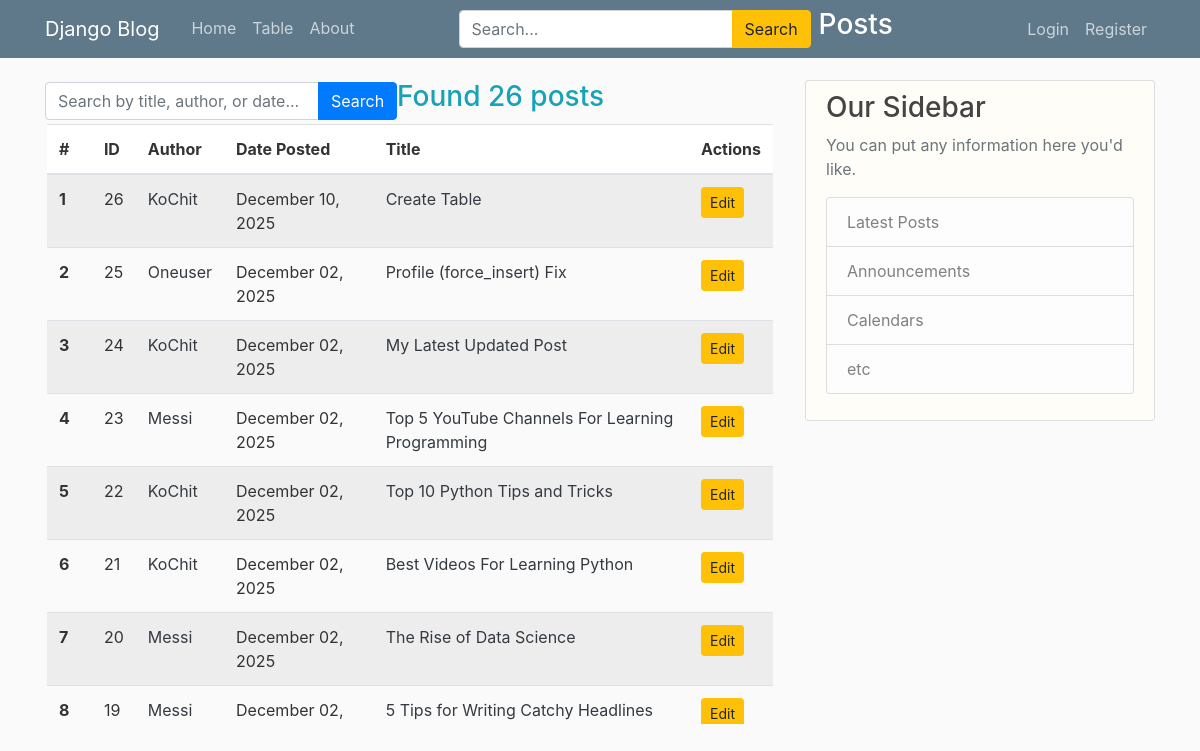
Screenshot of /table/ with the database file from the repository.
### blog/models.py (models this page shows)
class Post(models.Model):
    title = models.CharField(max_length=100)
    content = models.TextField()
    date_posted = models.DateTimeField(default=timezone.now)
    author = models.ForeignKey(User, on_delete=models.CASCADE)

### blog/views.py (the view, shortened to what this page needs)
# urls.py: path('table/', views.table, name='blog-table'),
def table(request):
    posts = Post.objects.all().order_by('-date_posted')
    search_query = request.GET.get('q')
    context = {
        'posts': posts,
        'search_query': search_query,
    }
    return render(request, 'blog/table.html', context)

### blog/templates/blog/table.html (shortened to what this page needs)
{% extends "blog/base.html" %}
{% block content %}
    <div class="mb-6">
        <form method="GET" action="{% url 'blog-table' %}" class="form-inline">
            <div class="input-group">
                <input type="text"
                       name="q"
                       class="form-control me-2"
                       placeholder="Search by title, author, or date..."
                       value="{{ search_query|default:'' }}">
                <div class="input-group-append">
                    <button type="submit" class="btn btn-primary">Search</button>
                </div>
            </div>
            <p class="h3 text-info">Found {{ posts.count }} posts</p>
        </form>
    </div>
    <div class="table-container ">
        <table class="table table-striped table-hover">
            <thead>
            <tr>
                <th scope="col">#</th>
                <th scope="col">ID</th>
                <th scope="col">Author</th>
                <th scope="col">Date Posted</th>
                <th scope="col">Title</th>
                <th scope="col">Actions</th>
            </tr>
            </thead>
            <tbody>
            {% for post in posts %}
                <tr>
                    <th scope="row">{{ forloop.counter }}</th>
                    <td>{{ post.id }}</td>
                    <td>
                        <a href="{% url 'user-posts' post.author.username %}" class="text-dark">
                            {{ post.author.username }}
                        </a>
                    </td>
                    <td>{{ post.date_posted|date:"F d, Y" }}</td>
                    <td>
                        <a href="{% url 'post-detail' post.id %}" class="text-dark">
                            {{ post.title }}
                        </a>
                    </td>
                    <td>
                        <a href="{% url 'post-update' post.id %}" class="btn btn-sm btn-warning">Edit</a>
                    </td>
                </tr>
                {% empty %}
                <tr>
                    <td colspan="5" class="text-center">No posts available.</td>
                </tr>
            {% endfor %}
            </tbody>
        </table>
    </div>
{% endblock %}

### blog/templates/blog/base.html (shortened to what this page needs)
{% load static %}
<!doctype html>
<html lang="en">
    <head>
        <link rel="stylesheet" href="https://maxcdn.bootstrapcdn.com/bootstrap/4.0.0/css/bootstrap.min.css"
>
        <link rel="stylesheet" type="text/css" href="{% static 'blog/main.css' %}">
    </head>
    <body>
        <header class="site-header">
            <nav class="navbar navbar-expand-xl navbar-dark bg-steel fixed-top">
                <div class="container">
                    <a class="navbar-brand mr-4" href="{% url 'blog-home' %}">Django Blog</a>
                    <div class="collapse navbar-collapse" id="navbarToggle">
                        <div class="navbar-nav mr-auto">
                            <a class="nav-item nav-link" href="{% url 'blog-home' %}">Home</a>
                            <a class="nav-item nav-link" href="{% url 'blog-table' %}">Table</a>
                            <a class="nav-item nav-link mr-5" href="{% url 'blog-about' %}">About</a>
                            <div class="">
                                <form method="GET" action="{% url 'blog-home' %}" class="form-inline">
                                    <div class="input-group mr-2 ml-5">
                                        <input type="text"
                                               name="q"
                                               class="form-control me-2"
                                               placeholder="Search..."
                                               value="{{ request.GET.q|default:'' }}">
                                        <div class="input-group-append">
                                            <button type="submit" class="btn btn-warning">Search</button>
                                        </div>
                                    </div>
                                    <p class="h3 text-white">{{ page_obj.paginator.count }} Posts</p>
                                </form>
                            </div>
                        </div>
                        <div class="navbar-nav">
                            {% if user.is_authenticated %}
                            <a class="nav-item nav-link" href="{% url 'post-create' %}">New Post</a>
                            <a class="nav-item nav-link" href="{% url 'profile' %}">Profile</a>
                            <form action="{% url 'logout' %}" method="POST" style="display:inline;">
                                {% csrf_token %}
                                <button type="submit" class="nav-item nav-link btn btn-link"
                                        style="padding:1; border:none;">
                                    Logout
                                </button>
                            </form>
                            {% else %}
                            <a class="nav-item nav-link" href="{% url 'login' %}">Login</a>
                            <a class="nav-item nav-link" href="{% url 'register' %}">Register</a>
                            {% endif %}
                        </div>
                    </div>
                </div>
            </nav>
        </header>
        <main role="main" class="container">
            <div class="row">
                <div class="col-md-8">
                    {% block content %}{% endblock %}
                </div>
                <div class="col-md-4">
                    <div class="content-section">
                        <h3>Our Sidebar</h3>
                        <p class='text-muted'>You can put any information here you'd like.
                            <ul class="list-group">
                                <li class="list-group-item list-group-item-light">Latest Posts</li>
                                <li class="list-group-item list-group-item-light">Announcements</li>
                                <li class="list-group-item list-group-item-light">Calendars</li>
                                <li class="list-group-item list-group-item-light">etc</li>
                            </ul>
                        </p>
                    </div>
                </div>
            </div>
        </main>
    </body>
</html>

### blog/static/blog/main.css (style rules this page uses)
body { background: #fafafa; color: #333333; margin-top: 5rem; }
h1, h2, h3, h4, h5, h6 { color: #444444; }
ul { margin: 0; }
.bg-steel { background-color: #5f788a; }
.site-header .navbar-nav .nav-link { color: #cbd5db; }
.content-section { background: #fffdf7; padding: 10px 20px; border: 1px solid #dddddd; border-radius: 3px; margin-bottom: 20px; }

### blog/templates/blog/table.html (style rules this page uses)
table thead th { position: sticky; top: 0; background: white; z-index: 10; padding: 10px 5px; }
.table-container { max-height: 600px; overflow-y: auto; margin: 2px 2px; }

### rows the page displays
Post: id "26", author.username "KoChit", date_posted "December 10, 2025", title "Create Table"
Post: id "25", author.username "Oneuser", date_posted "December 02, 2025", title "Profile (force_insert) Fix"
Post: id "24", author.username "KoChit", date_posted "December 02, 2025", title "My Latest Updated Post"
Post: id "23", author.username "Messi", date_posted "December 02, 2025", title "Top 5 YouTube Channels For Learning Programming"
Post: id "22", author.username "KoChit", date_posted "December 02, 2025", title "Top 10 Python Tips and Tricks"
Post: id "21", author.username "KoChit", date_posted "December 02, 2025", title "Best Videos For Learning Python"
Post: id "20", author.username "Messi", date_posted "December 02, 2025", title "The Rise of Data Science"
Post: id "19", author.username "Messi", date_posted "December 02,…", title "5 Tips for Writing Catchy Headlines"

### other values shown
{{ posts.count }} "26"
